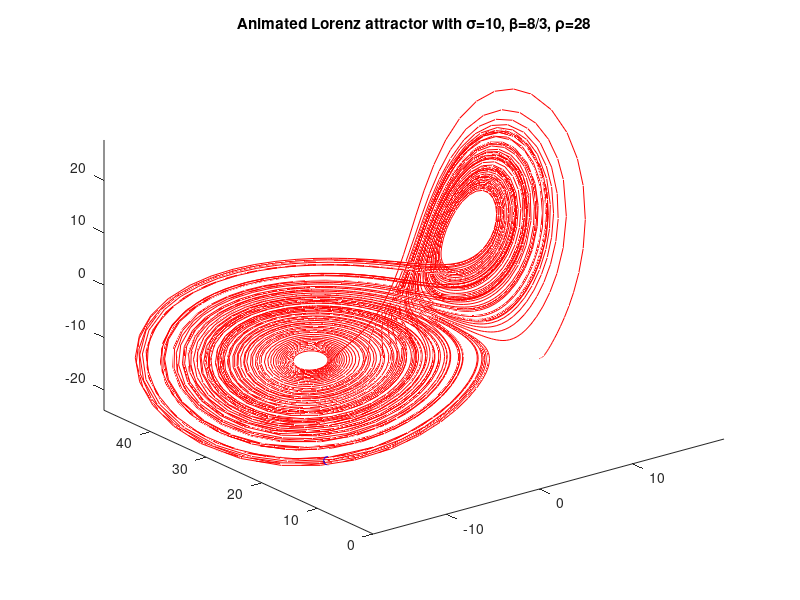
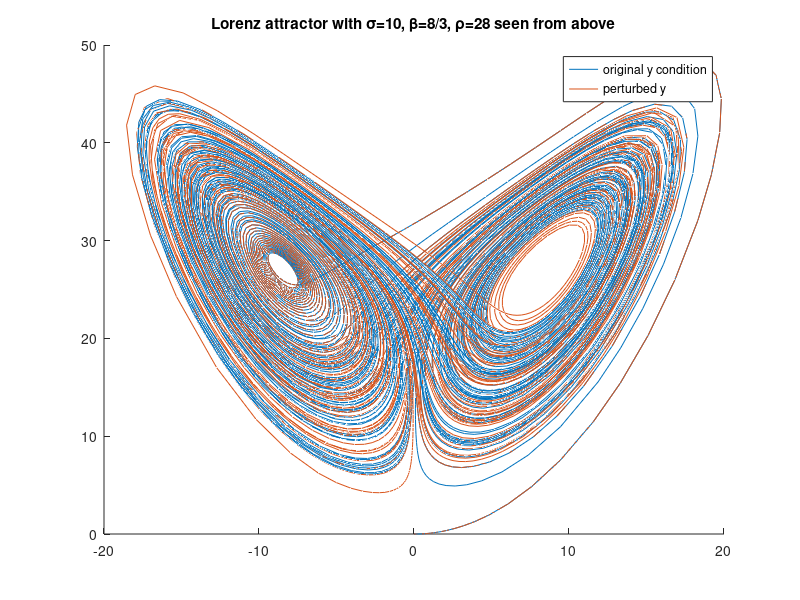

Source code (MATLAB) for these figures, in order: (Note: this script raises an error after producing the figures.)
 %%% Research Skills, Mini project
%%% Michelle Gurevich

% mini_project_gurevich.m
% Description - Chaos and fractals
% This script provides three examples of chaotic dynamical systems and
% plots them with respect to the appropriate phase spaces. These are the
% Lorenz attractor, the Julia set, and a special case of the latter: the
% Mandelbrot set. All required background information is given in the
% accompanying document.

% Author: Michelle Gurevich
% Date: 15 Mar 2021

%% Part I: Lorenz attractor

% instantiate system parameters to those Lorenz used, though these can be
% adjusted (but should remain positive)
sigma = 10;
beta = 8/3;
rho = 28;

% set up the ODEs which describe fluid motion of the system (here v is the
% vector [x,y,z])
f = @(t,v) [sigma * (v(2) - v(1)); v(1) * (rho - v(3)) - v(2); ... 
    v(1) * v(2) - beta * v(3)];

% use ODE solver to solve system with intitial condition vector v = [0,1,0]
% (i.e. x = z = 0, y = 1) and over the range of 0 to 120 in t; second 
% vector will be used to demonstrate sensitivty to initial conditions
t = [0 120];
[t,v] = ode45(f,t,[0 1 0]);
[t,v2] = ode45(f,t,[0 .99999 0]);

% plot results using comet animation (note the z and y axes are switched
% for clarified animation)
[xmat,ymat,zmat] = peaks(100); 
xvec = v(:,1);
yvec = v(:,2);
zvec = v(:,3);
comet3(xvec,zvec,yvec)
title('Animated Lorenz attractor with \sigma=10, \beta=8/3, \rho=28')

% display plot with result normal to YZ plane (view is from directly
% overhead, i.e. azimuth = 0 and elevation = 90) thereby generating the 
% familiar 'butterfly' image
figure()
plot3(v(:,1),v(:,3),v(:,2))
hold on

% demonstrate sensitivity to initial conditions by plotting result of small
% initial perturbation (on the order of 10^-5) alongside original plot
plot3(v2(:,1),v2(:,3),v2(:,2))
view(2)
hold off
legend('original y condition','perturbed y')
title('Lorenz attractor with \sigma=10, \beta=8/3, \rho=28 seen from above')

%% Part II: Julia set

% call plot_julia_set() and pass through the c value corresponding to the
% Douady rabbit fractal 
c_douady = -0.123 + 0.745i;
plot_julia_set(c_douady)

%% Part III: Mandelbrot zoom

% call plot_mandelbrot_set() to generate plot of the Mandelbrot fractal
plot_mandelbrot_set()

%% Function definitions

% define julia_set function to take as argument a value c and use it to
% solve the recursive relation for the corresponding Julia set
function [z,f] = julia_set(c)
    % define x and y vectors, z
    [x,y] = meshgrid(-1.5:0.001:1.5,-1.5:0.001:1.5);
    z = x + 1i * y;
    % define recursive relation for Julia set
    f = @(s) s.^2 + c;
end

% define plot_julia_set function to plot the results of julia_set()
function plot_julia_set(c)
    [z,f] = julia_set(c);
    % iterate the recursive formula 20 times and assign output to z
    for k = 1:20
        z = f(z);
    end   
    % remove unbounded values so all values converge
    r = max([c,3]);
    z(abs(z) >= r) = 0;
    
    % plot results
    contour(abs(z))
    xlabel('Re(z)')
    ylabel('Im(z)')
    % get and use real and imaginary values of c for title
    cReIm = split(string(c),'+');
    title(sprintf('Julia set for c = %s + %s', cReIm(1), cReIm(2)));
end

% define plot_mandelbrot_set function to take no arguments but to generate
% and plot the Mandelbrot fractal
function plot_mandelbrot_set()
	% define x and y vectors, z
    [x,y] = meshgrid(-2:.0009:1,-1.5:.0009:1.5);
    z = x + 1i * y;
    c = x + 1i * y;
    % define recursive relation for Julia set
    f = @(s) s.^2 + c;
    k = zeros(size(c));
    % iterate the recursive formula 40 times and assign output to z
    for j = 1:40
        z = f(z);
        % remove unbounded values so all values converge
        k(abs(z) > 2 & k == 0) = 40 - j;
    end
    % plot results
    imagesc(k)
    colormap parula
    xlabel('Re(z)')
    ylabel('Im(z)')
    title('Mandelbrot set');
end
